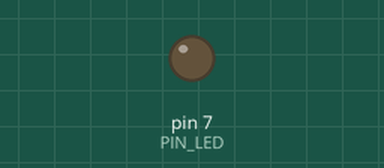
Recording of a sketch running on a simulated Arduino Uno, built with avr-gcc and run on an emulated ATmega328P. Parts: output pins drawn as LEDs (lit = HIGH). Dashed ring = blinking. At 2.0 s the program stops and its outputs stay as they are.

Above: at 0.5 s.
At 1.75 s:
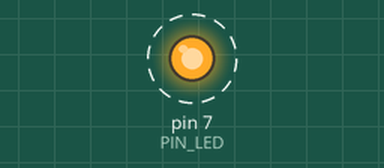
Timing chart, 0 to 3.0 s (numbered marks = the images above):
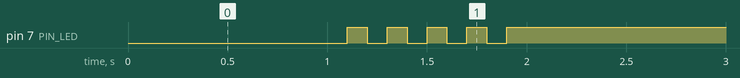

The sketch:

05_practice_2.ino
```cpp
#define PIN_LED 7

void setup() {
  // put your setup code here, to run once:
  pinMode(PIN_LED, OUTPUT);
}

int count1 = 0;
int count2 = 0;

void loop() {
  // put your main code here, to run repeatedly:
  while(count1 < 1) { // 반복 1회
    digitalWrite(PIN_LED, 0);
    delay(1000);
    digitalWrite(PIN_LED, 1);
    count1++;
    count2 = 0;
    while( count2 < 5){ //1초동안 LED 5회 깜빡
      digitalWrite(PIN_LED, 0);
      delay(100);
      digitalWrite(PIN_LED, 1);
      delay(100);
      count2++;
    }
  while (1){
  }
 }
}
```

Measured:
- by itself, pin 7 (PIN_LED): alternates HIGH for 0.10 s and LOW for 0.10 s, 9 changes in all, then stays HIGH
